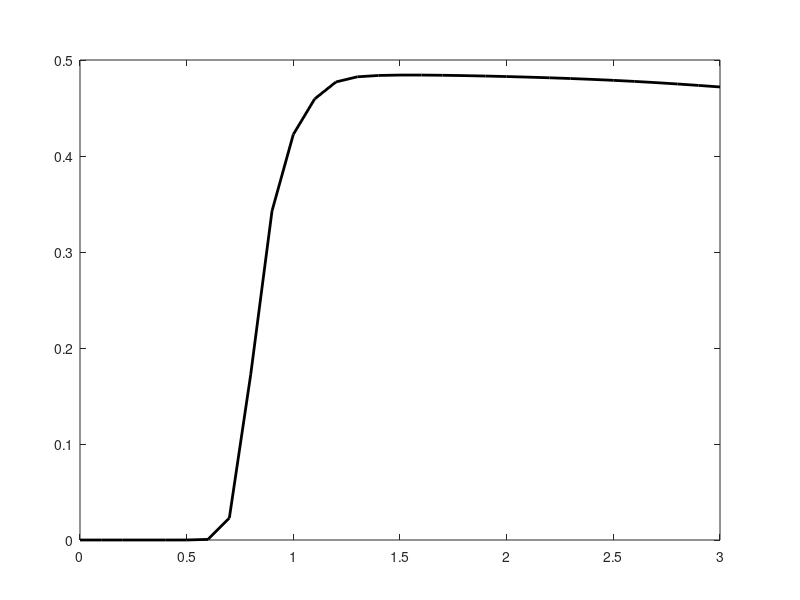

Reproduce this figure in MATLAB. (Note: this script raises an error after producing the figure.)
load BS547A_test.mat
set(gcf,'Position',[100 100 800 600]);
set(gca,'Position',[.10 .10 .80 .80]);



plot(BC547A(:,1),BC547A(:,2),'LineWidth',2,'Color','k');
xlabel("V_{BE}(V)",'FontSize',25,Interpreter='tex');
ylabel("I_{R1}(A)",'FontSize',25,Interpreter='tex');
ylim([-.2 .6]);
legend('I_{R1}','interpreter','tex','Fontsize',25);